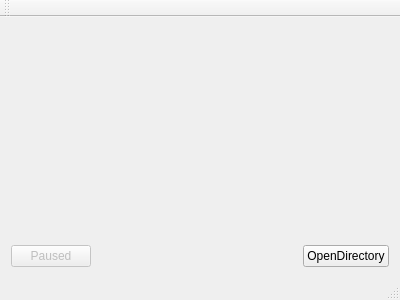
<?xml version="1.0" encoding="UTF-8"?>
<ui version="4.0">
 <class>VideoCaptureMainWin</class>
 <widget class="QMainWindow" name="VideoCaptureMainWin">
  <property name="geometry">
   <rect>
    <x>0</x>
    <y>0</y>
    <width>400</width>
    <height>300</height>
   </rect>
  </property>
  <property name="windowTitle">
   <string>VideoCaptureApp</string>
  </property>
  <widget class="QWidget" name="centralWidget">
   <layout class="QVBoxLayout" name="verticalLayout">
    <item>
     <widget class="VideoWidget" name="videoWidget" native="true">
      <property name="sizePolicy">
       <sizepolicy hsizetype="Preferred" vsizetype="Preferred">
        <horstretch>0</horstretch>
        <verstretch>0</verstretch>
       </sizepolicy>
      </property>
     </widget>
    </item>
    <item>
     <layout class="QHBoxLayout" name="controlsHLayout">
      <item>
       <widget class="QPushButton" name="playPauseBtn">
        <property name="enabled">
         <bool>false</bool>
        </property>
        <property name="text">
         <string>Paused</string>
        </property>
       </widget>
      </item>
      <item>
       <spacer name="hSpacer">
        <property name="orientation">
         <enum>Qt::Horizontal</enum>
        </property>
        <property name="sizeHint" stdset="0">
         <size>
          <width>40</width>
          <height>20</height>
         </size>
        </property>
       </spacer>
      </item>
      <item>
       <widget class="QPushButton" name="openDirBtn">
        <property name="text">
         <string>OpenDirectory</string>
        </property>
       </widget>
      </item>
     </layout>
    </item>
   </layout>
  </widget>
  <widget class="QMenuBar" name="menuBar">
   <property name="geometry">
    <rect>
     <x>0</x>
     <y>0</y>
     <width>400</width>
     <height>21</height>
    </rect>
   </property>
  </widget>
  <widget class="QToolBar" name="mainToolBar">
   <attribute name="toolBarArea">
    <enum>TopToolBarArea</enum>
   </attribute>
   <attribute name="toolBarBreak">
    <bool>false</bool>
   </attribute>
  </widget>
  <widget class="QStatusBar" name="statusBar"/>
 </widget>
 <layoutdefault spacing="6" margin="11"/>
 <customwidgets>
  <customwidget>
   <class>VideoWidget</class>
   <extends>QWidget</extends>
   <header>videowidget.h</header>
   <container>1</container>
  </customwidget>
 </customwidgets>
 <resources/>
 <connections/>
</ui>
